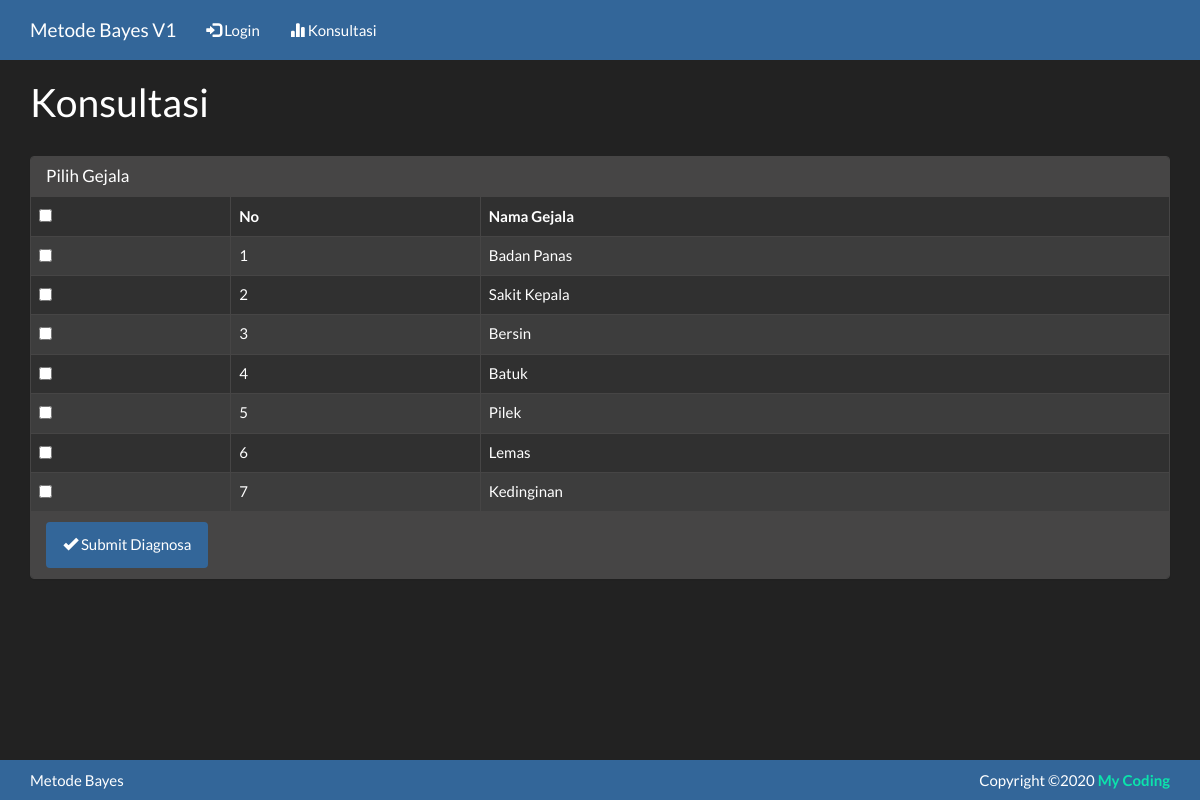
The page /?m=konsultasi on the database its author committed.
### tables this page shows
CREATE TABLE `bayes_gejala` (
  `kode_gejala` varchar(16) NOT NULL,
  `nama_gejala` varchar(64) NOT NULL DEFAULT ''
);

### config.php (called while the page is built)
<?php
$config["server"]='localhost';
$config["username"]='root';
$config["password"]='';
$config["database_name"]='spnaivebayes1';
?>

### includes/ez_sql_core.php (called while the page is built, shortened)
<?php
	class ezSQLcore
	{
		var $timers           = array();
		function get_host_port( $host, $default = false )
		{
			$port = $default;
			return array( $host, $port );
		}
		function flush()
		{
			$this->last_result = array();
		}
		function get_results($query=null, $output = OBJECT)
		{
			if ( $query )
			{
				$this->query($query);
			}
			if ( $output == OBJECT )
			{
				return $this->last_result;
			}
		}
		function timer_get_cur()
		{
			list($usec, $sec) = explode(" ",microtime());
			return ((float)$usec + (float)$sec);
		}
		function timer_start($timer_name)
		{
			$this->timers[$timer_name] = $this->timer_get_cur();
		}
		function timer_elapsed($timer_name)
		{
			return round($this->timer_get_cur() - $this->timers[$timer_name],2);
		}
	}

### functions.php (called while the page is built, shortened)
<?php
include'config.php';
include'includes/ez_sql_core.php';
include'includes/ez_sql_mysqli.php';
$db = new ezSQL_mysqli($config["username"], $config["password"], $config["database_name"], $config["server"]);
?>

### includes/ez_sql_mysqli.php (called while the page is built, shortened)
<?php
	$ezsql_mysqli_str = array
	(
		1 => 'Require $dbuser and $dbpassword to connect to a database server',
		2 => 'Error establishing mySQLi database connection. Correct user/password? Correct hostname? Database server running?',
		3 => 'Require $dbname to select a database',
		4 => 'mySQLi database connection is not active',
		5 => 'Unexpected error while trying to select database'
	);
	class ezSQL_mysqli extends ezSQLcore
	{
		function ezSQL_mysqli($dbuser='', $dbpassword='', $dbname='', $dbhost='localhost', $encoding='')
		{
			$this->dbuser = $dbuser;
			$this->dbpassword = $dbpassword;
			$this->dbname = $dbname;
			$this->encoding = $encoding;
		}
		function connect($dbuser='', $dbpassword='', $dbhost='localhost', $dbport=false)
		{
			global $ezsql_mysqli_str; $return_val = false;
			if ( ! $dbuser )
			{
				$this->register_error($ezsql_mysqli_str[1].' in '.__FILE__.' on line '.__LINE__);
				$this->show_errors ? trigger_error($ezsql_mysqli_str[1],E_USER_WARNING) : null;
			}
			else
			{
				$this->dbh = new mysqli($dbhost,$dbuser,$dbpassword, '', $dbport);
				if( $this->dbh->connect_errno )
				{
					$this->register_error($ezsql_mysqli_str[2].' in '.__FILE__.' on line '.__LINE__);
					$this->show_errors ? trigger_error($ezsql_mysqli_str[2],E_USER_WARNING) : null;
				}
				else
				{
					$return_val = true;
				}
			}
			return $return_val;
		}
		function select($dbname='', $encoding='')
		{
			global $ezsql_mysqli_str; $return_val = false;
			if ( ! $dbname )
			{
				$this->register_error($ezsql_mysqli_str[3].' in '.__FILE__.' on line '.__LINE__);
				$this->show_errors ? trigger_error($ezsql_mysqli_str[3],E_USER_WARNING) : null;
			}
			else if ( ! $this->dbh )
			{
				$this->register_error($ezsql_mysqli_str[4].' in '.__FILE__.' on line '.__LINE__);
				$this->show_errors ? trigger_error($ezsql_mysqli_str[4],E_USER_WARNING) : null;
			}
			else if ( !@$this->dbh->select_db($dbname) )
			{
				if ( !$str = @$this->dbh->error)
					  $str = $ezsql_mysqli_str[5];
				$this->register_error($str.' in '.__FILE__.' on line '.__LINE__);
				$this->show_errors ? trigger_error($str,E_USER_WARNING) : null;
			}
			else
			{
				$return_val = true;
			}
			return $return_val;
		}
		function query($query)
		{
			$return_val = 0;
			$query = trim($query);
			$this->result = @$this->dbh->query($query);
			if ( preg_match("/^(insert|delete|update|replace|truncate|drop|create|alter|begin|commit|rollback|set|lock|unlock|call)/i",$query) )
			{
				$is_insert = true;
				$this->rows_affected = @$this->dbh->affected_rows;
				if ( preg_match("/^(insert|replace)\s+/i",$query) )
				{
					$this->insert_id = @$this->dbh->insert_id;
				}
				$return_val = $this->rows_affected;
			}
			else
			{
				$is_insert = false;
				$i=0;
				$num_rows=0;
				while ( $row = @$this->result->fetch_object() )
				{
					$num_rows++;
				}
				$this->num_rows = $num_rows;
				$return_val = $this->num_rows;
			}
			return $return_val;
		}
	}

### konsultasi.php (the view, shortened to what this page needs)
<div class="page-header">
    <h1>Konsultasi</h1>
</div>
<?php
$success = false;
if(!$success):?>
<form action="?m=konsultasi" method="post">
    <div class="panel panel-default">
        <div class="panel-heading">
            <h3 class="panel-title">Pilih Gejala</h3>
        </div>
    <div class="table-responsive">
        <table class="table table-bordered table-hover table-striped">
        <thead><tr>
            <th><input type="checkbox" id="checkAll" /></th>
            <th>No</th>
            <th>Nama Gejala</th>
        </tr></thead>
        <?php
        $rows = $db->get_results("SELECT * FROM bayes_gejala ORDER BY kode_gejala");
        $no = 0;
        foreach($rows as $row):?>
        <tr>
            <td><input type="checkbox" name="selected[]" value="<?=$row->kode_gejala?>"/></td>
            <td><?=++$no ?></td>
            <td><?=$row->nama_gejala?></td>
        </tr>
        <?php endforeach; ?>
        </table>
    </div>
    <div class="panel-footer">
        <button class="btn btn-primary" name="submit"><span class="glyphicon glyphicon-ok"></span> Submit Diagnosa</button>
    </div>
</div>
</form>
<?php endif?>

### assets/css/general.css (style rules this page uses)
html { position: relative; min-height: 100%; }
body { margin-bottom: 70px; }
.page-header { margin-top: 0; padding-bottom: 0; }
.page-header h1 { margin-top: 0; }

### rows shown on the page
bayes_gejala: nama_gejala "Badan Panas"
bayes_gejala: nama_gejala "Sakit Kepala"
bayes_gejala: nama_gejala "Bersin"
bayes_gejala: nama_gejala "Batuk"
bayes_gejala: nama_gejala "Pilek"
bayes_gejala: nama_gejala "Lemas"
bayes_gejala: nama_gejala "Kedinginan"
